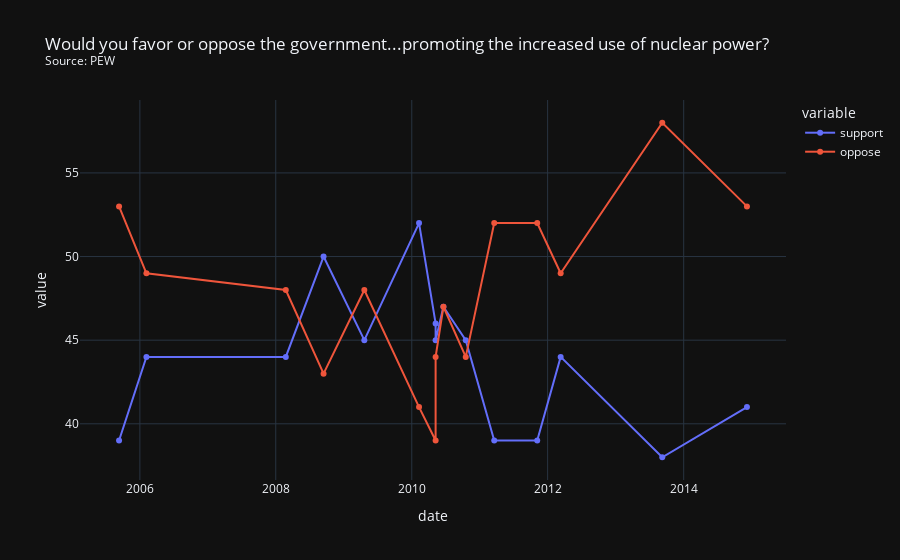

The code cell stored with this chart in its notebook:
### Code cell
s3 = r"As I read some possible government policies to address America's energy supply, tell me whether you would favor or oppose each.\) Would you favor or oppose the government...promoting the increased use of nuclear power?"
s3_short = r"Would you favor or oppose the government...promoting the increased use of nuclear power?"
df7 = df_date[df_date['question'].str.contains(s3)]
df7 = df7.sort_values(by=['date'])
source = df7['firm'].iloc[0]
title = s3_short + "<br><sup>Source: " + source + "<sup>"
fig = px.line(df7, x="date", y=["support", "oppose"], title=title, markers=True, template='plotly_dark')
fig.show()

### Figure 1 — Plotly figure (JSON) as saved in the notebook; plotly's stock layout.template omitted (floating-point values rounded to 4 significant figures)
{"data": [{"hovertemplate": "variable=support<br>date=%{x}<br>value=%{y}<extra></extra>", "legendgroup": "support", "line": {"color": "#636efa", "dash": "solid"}, "marker": {"symbol": "circle"}, "mode": "lines+markers", "name": "support", "orientation": "v", "showlegend": true, "type": "scatter", "x": ["2005-09-11T00:00:00", "2006-02-05T00:00:00", "2008-02-24T00:00:00", "2008-09-14T00:00:00", "2009-04-21T00:00:00", "2010-02-09T00:00:00", "2010-05-09T00:00:00", "2010-05-09T00:00:00", "2010-06-20T00:00:00", "2010-10-18T00:00:00", "2011-03-20T00:00:00", "2011-11-06T00:00:00", "2012-03-11T00:00:00", "2013-09-08T00:00:00", "2014-12-07T00:00:00"], "xaxis": "x", "y": [39, 44, 44, 50, 45, 52, 46, 45, 47, 45, 39, 39, 44, 38, 41], "yaxis": "y"}, {"hovertemplate": "variable=oppose<br>date=%{x}<br>value=%{y}<extra></extra>", "legendgroup": "oppose", "line": {"color": "#EF553B", "dash": "solid"}, "marker": {"symbol": "circle"}, "mode": "lines+markers", "name": "oppose", "orientation": "v", "showlegend": true, "type": "scatter", "x": ["2005-09-11T00:00:00", "2006-02-05T00:00:00", "2008-02-24T00:00:00", "2008-09-14T00:00:00", "2009-04-21T00:00:00", "2010-02-09T00:00:00", "2010-05-09T00:00:00", "2010-05-09T00:00:00", "2010-06-20T00:00:00", "2010-10-18T00:00:00", "2011-03-20T00:00:00", "2011-11-06T00:00:00", "2012-03-11T00:00:00", "2013-09-08T00:00:00", "2014-12-07T00:00:00"], "xaxis": "x", "y": [53, 49, 48, 43, 48, 41, 39, 44, 47, 44, 52, 52, 49, 58, 53], "yaxis": "y"}], "layout": {"autosize": true, "legend": {"title": {"text": "variable"}, "tracegroupgap": 0}, "title": {"text": "Would you favor or oppose the government...promoting the increased use of nuclear power?<br><sup>Source: PEW<sup>"}, "xaxis": {"anchor": "y", "autorange": true, "domain": [0, 1], "range": ["2005-02-23 06:31:55.5963", "2015-06-24 17:28:04.4037"], "title": {"text": "date"}, "type": "date"}, "yaxis": {"anchor": "x", "autorange": true, "domain": [0, 1], "range": [36.35, 59.65], "title": {"text": "value"}, "type": "linear"}}}
